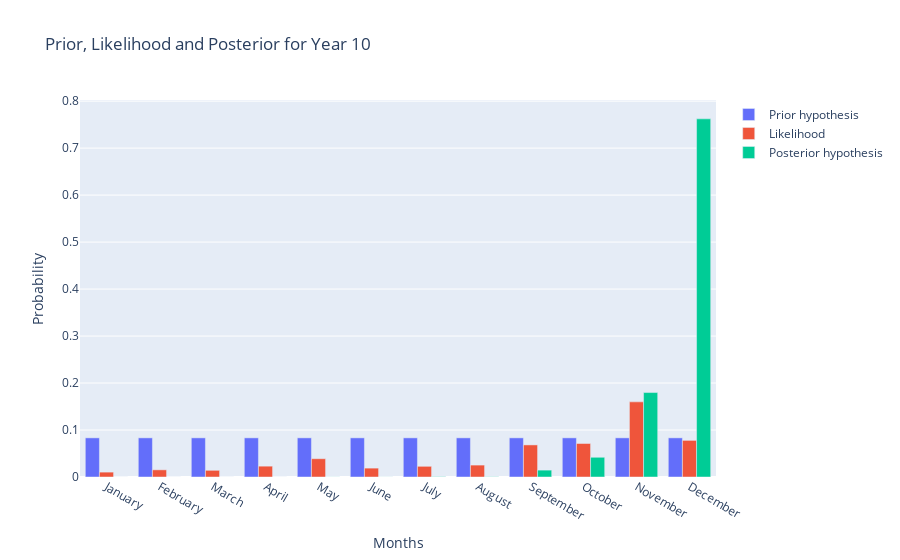

The cell this chart's notebook holds for it:
### Code cell
fig.update_layout(
    title='Prior, Likelihood and Posterior for Year 10',
    xaxis_title='Months',
    yaxis_title='Probability',
    barmode='group')

### Figure 1 — Plotly figure (JSON) as saved in the notebook; plotly's stock layout.template omitted (floating-point values rounded to 4 significant figures)
{"data": [{"name": "Prior hypothesis", "type": "bar", "x": ["January", "February", "March", "April", "May", "June", "July", "August", "September", "October", "November", "December"], "y": [0.08333, 0.08333, 0.08333, 0.08333, 0.08333, 0.08333, 0.08333, 0.08333, 0.08333, 0.08333, 0.08333, 0.08333]}, {"name": "Likelihood", "type": "bar", "x": ["January", "February", "March", "April", "May", "June", "July", "August", "September", "October", "November", "December"], "y": [0.01039, 0.01527, 0.01422, 0.02307, 0.03893, 0.0189, 0.02276, 0.02535, 0.06827, 0.07132, 0.1599, 0.07794]}, {"name": "Posterior hypothesis", "type": "bar", "x": ["January", "February", "March", "April", "May", "June", "July", "August", "September", "October", "November", "December"], "y": [1.929e-12, 1.995e-09, 1.09e-07, 3.104e-06, 0.0001559, 9.729e-05, 0.0006154, 0.0004549, 0.01466, 0.04196, 0.1798, 0.7623]}], "layout": {"autosize": true, "barmode": "group", "dragmode": "zoom", "title": {"text": "Prior, Likelihood and Posterior for Year 10"}, "xaxis": {"autorange": true, "range": [-0.5, 11.5], "title": {"text": "Months"}, "type": "category"}, "yaxis": {"autorange": true, "range": [0, 0.8024], "title": {"text": "Probability"}, "type": "linear"}}}
